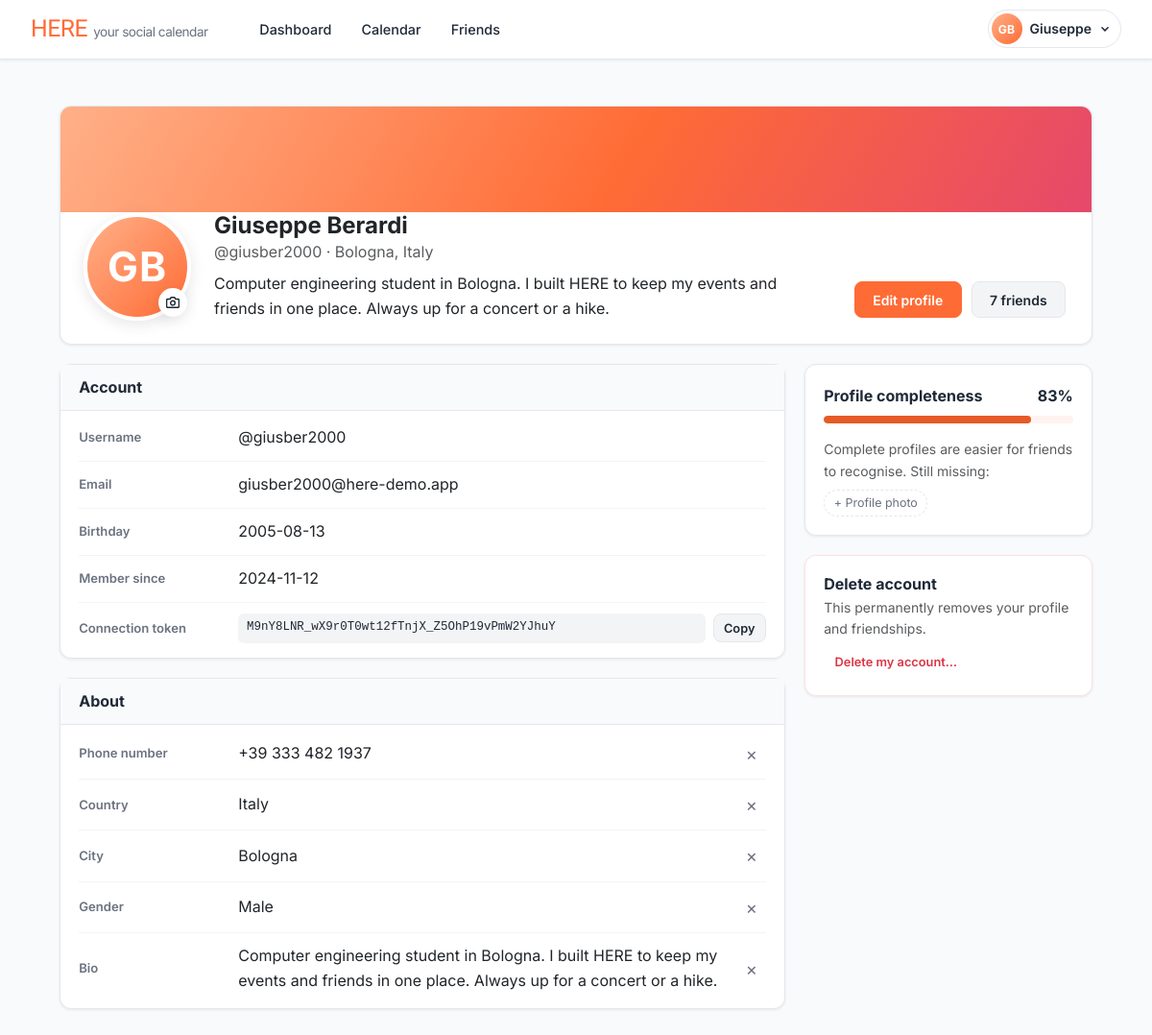
Page /account (signed in) on the committed database.
### tables this page shows
CREATE TABLE user (
    id INTEGER PRIMARY KEY,
    username TEXT NOT NULL UNIQUE,
    FirstName TEXT,
    LastName TEXT,
    birthday DATE,
    email TEXT NOT NULL UNIQUE,
    hash TEXT,
    conn_token VARCHAR(255),
    timestamp DATETIME DEFAULT CURRENT_TIMESTAMP
);

CREATE TABLE user_optional (
   id INTEGER PRIMARY KEY,
     number TEXT UNIQUE,
     nation TEXT,
     city TEXT,
     description TEXT,
     photo TEXT,
     gender TEXT,
     username TEXT UNIQUE
);

### app.py (the view)
@app.route("/account", methods=["GET"])
@login_required
def account():
    informations, optional_informations = load_profile(session["user_id"])
    optional_keys = ["photo", "phone_number", "nation", "city", "description", "gender"]
    missing = [key for key in optional_keys if not optional_informations.get(key)]
    completeness = round(100 * (len(optional_keys) - len(missing)) / len(optional_keys))
    return render_template(
        "account.html",
        informations=informations,
        optional_informations=optional_informations,
        photo_url=avatar_url(optional_informations.get("photo")),
        user_initials=initials(informations["FirstName"], informations["LastName"], informations["username"]),
        friends_count=len(get_friends(session["user_id"])),
        missing=missing,
        completeness=completeness,
    )

### app.py (called while the page is built)
@app.before_request
def enable_foreign_keys():
    db.execute("PRAGMA foreign_keys = ON")

@app.context_processor
def inject_current_user():
    user_id = session.get("user_id")
    if not user_id:
        return {}
    rows = db.execute(
        "SELECT user.username, user.FirstName, user.LastName, user_optional.photo FROM user LEFT JOIN user_optional ON user_optional.id = user.id WHERE user.id = ?",
        user_id
    )
    if not rows:
        return {}
    user = rows[0]
    return {"current_user": {
        "username": user["username"],
        "first_name": user["FirstName"],
        "avatar": avatar_url(user["photo"]),
        "initials": initials(user["FirstName"], user["LastName"], user["username"]),
    }}

def load_profile(user_id):
    informations = dict(db.execute("SELECT * FROM user WHERE id = ?", user_id)[0])
    optional_informations = dict(db.execute("SELECT * FROM user_optional WHERE id = ?", user_id)[0])
    phone_string = optional_informations.pop("number")
    if phone_string:
        optional_informations["prefix"], optional_informations["phone_number"] = split_phonenumber(phone_string)
    else:
        optional_informations["prefix"] = None
        optional_informations["phone_number"] = None
    return informations, optional_informations

### helpers.py (called while the page is built)
def login_required(f):
    @wraps(f)
    def decorated_function(*args, **kwargs):
        if session.get("user_id") is None:
            return redirect("/login")
        return f(*args, **kwargs)
    return decorated_function

def split_phonenumber(phonenumber):
    for prefix in sorted(PREFIXES_NATIONS_MAP, key=len, reverse=True):
        if phonenumber.startswith(prefix + " "):
            return prefix, phonenumber[len(prefix):].strip()
    prefix, _, phone_number = phonenumber.partition(" ")
    return prefix, phone_number

def avatar_url(filename):
    if not filename:
        return None
    return f"/static/profile_images/{filename}"

def initials(first_name, last_name, username=""):
    letters = (first_name or "")[:1] + (last_name or "")[:1]
    return (letters or (username or "?")[:2]).upper()

### templates/account.html (shortened to what this page needs)
{% extends "root.html" %}
{% from "_macros.html" import avatar as avatar_circle %}
{% block main %}
{% set labels = {"photo": "Profile photo", "phone_number": "Phone number", "nation": "Country", "city": "City", "description": "Bio", "gender": "Gender"} %}
<div class="text-start">
    <section class="card profile-hero">
        <div class="profile-hero-cover"></div>
        <div class="profile-hero-body">
            <div class="profile-hero-avatar">
                <a href="/change_informations" class="avatar-edit-link" aria-label="Change profile photo">
                    {{ avatar_circle(photo_url, user_initials, "xl") }}
                    <span class="avatar-edit-badge" aria-hidden="true">
                        <svg width="14" height="14" viewBox="0 0 24 24" fill="none" stroke="currentColor" stroke-width="2.4" stroke-linecap="round" stroke-linejoin="round"><path d="M23 19a2 2 0 0 1-2 2H3a2 2 0 0 1-2-2V8a2 2 0 0 1 2-2h4l2-3h6l2 3h4a2 2 0 0 1 2 2z"/><circle cx="12" cy="13" r="4"/></svg>
                    </span>
                </a>
            </div>
            <div class="profile-hero-info">
                <h1 class="profile-name">{{ informations.FirstName }} {{ informations.LastName }}</h1>
                <div class="text-muted">@{{ informations.username }}
                    {% if optional_informations.city or optional_informations.nation %}
                        · {{ [optional_informations.city, optional_informations.nation] | select | map("title") | join(", ") }}
                    {% endif %}
                </div>
                {% if optional_informations.description %}
                    <p class="profile-bio">{{ optional_informations.description }}</p>
                {% endif %}
            </div>
            <div class="profile-hero-actions">
                <a href="/change_informations" class="btn btn-primary">Edit profile</a>
                <a href="/friends" class="btn btn-secondary">{{ friends_count }} friend{{ '' if friends_count == 1 else 's' }}</a>
            </div>
        </div>
    </section>
    <div class="account-grid">
        <div class="account-main">
            <section class="card">
                <div class="card-header"><h2 class="card-title">Account</h2></div>
                <dl class="detail-list">
                    <div><dt>Username</dt><dd>@{{ informations.username }}</dd></div>
                    <div><dt>Email</dt><dd>{{ informations.email }}</dd></div>
                    <div><dt>Birthday</dt><dd>{{ informations.birthday }}</dd></div>
                    <div><dt>Member since</dt><dd>{{ informations.timestamp[:10] }}</dd></div>
                    <div>
                        <dt>Connection token</dt>
                        <dd class="token-row">
                            <code class="token">{{ informations.conn_token }}</code>
                            <button type="button" class="btn btn-secondary btn-sm m-0" data-copy="{{ informations.conn_token }}">Copy</button>
                        </dd>
                    </div>
                </dl>
            </section>
            <section class="card">
                <div class="card-header"><h2 class="card-title">About</h2></div>
                <dl class="detail-list">
                    {% for key in ["phone_number", "nation", "city", "gender", "description"] %}
                        <div>
                            <dt>{{ labels[key] }}</dt>
                            <dd class="d-flex align-items-center gap-2">
                                {% if optional_informations[key] %}
                                    <span class="flex-grow-1">
                                        {% if key == "phone_number" %}{{ optional_informations.prefix }} {{ optional_informations[key] }}
                                        {% elif key in ["nation", "city"] %}{{ optional_informations[key] | title }}
                                        {% else %}{{ optional_informations[key] }}{% endif %}
                                    </span>
                                    <form action="/delete_information" method="post" class="m-0">
                                        <button type="submit" class="icon-btn" aria-label="Remove {{ labels[key] | lower }}" title="Remove">&times;</button>
                                    </form>
                                {% else %}
                                    <a href="/change_informations" class="text-muted-link">+ Add {{ labels[key] | lower }}</a>
                                {% endif %}
                            </dd>
                        </div>
                    {% endfor %}
                </dl>
            </section>
        </div>
        <aside class="account-side">
            <section class="card card-body">
                <div class="d-flex justify-content-between align-items-baseline">
                    <h2 class="card-title">Profile completeness</h2>
                    <strong>{{ completeness }}%</strong>
                </div>
                <div class="meter mt-2" role="progressbar" aria-valuenow="{{ completeness }}" aria-valuemin="0" aria-valuemax="100">
                    <span style="width: {{ completeness }}%"></span>
                </div>
                {% if missing %}
                    <p class="small text-muted mt-3 mb-2">Complete profiles are easier for friends to recognise. Still missing:</p>
                    <ul class="missing-list">
                        {% for key in missing %}<li><a href="/change_informations">{{ labels[key] }}</a></li>{% endfor %}
                    </ul>
                {% else %}
                    <p class="small text-muted mt-3 mb-0">Your profile is complete — nice work!</p>
                {% endif %}
            </section>
            <section class="card card-body danger-zone">
                <h2 class="card-title mb-1">Delete account</h2>
                <p class="small text-muted mb-2">This permanently removes your profile and friendships.</p>
                <button class="btn btn-ghost btn-sm m-0 text-danger align-self-start" data-bs-toggle="collapse" data-bs-target="#confirmDelete">Delete my account…</button>
            </section>
        </aside>
    </div>
</div>
{% endblock %}

### templates/root.html (shortened to what this page needs)
<!DOCTYPE html>
<html lang="en">
<head>
    <link href="https://cdn.jsdelivr.net/npm/bootstrap@5.3.2/dist/css/bootstrap.min.css" rel="stylesheet">
    <link href="/static/css/styles.css" rel="stylesheet">
</head>
<body>
    {% from "_macros.html" import avatar %}
    <nav class="navbar navbar-expand-md">
        <div class="container-fluid">
            <a class="navbar-brand" href="{{ '/dashboard' if session['user_id'] else '/login' }}">
                HERE
                <span class="brand-sub">your social calendar</span>
            </a>
            <div class="collapse navbar-collapse" id="navbar">
                {% if session["user_id"] and current_user %}
                    <ul class="navbar-nav me-auto ms-md-4 mt-2 mt-md-0 gap-1">
                        <li class="nav-item"><a class="nav-link {{ 'active' if request.path == '/dashboard' }}" href="/dashboard">Dashboard</a></li>
                        <li class="nav-item"><a class="nav-link {{ 'active' if request.path == '/' }}" href="/">Calendar</a></li>
                        <li class="nav-item"><a class="nav-link {{ 'active' if request.path == '/friends' }}" href="/friends">Friends</a></li>
                    </ul>
                    <div class="dropdown mt-2 mt-md-0">
                        <button class="user-menu" type="button" data-bs-toggle="dropdown" aria-expanded="false">
                            {{ avatar(current_user.avatar, current_user.initials, "sm") }}
                            <span class="user-menu-name">{{ current_user.first_name or current_user.username }}</span>
                            <svg width="12" height="12" viewBox="0 0 16 16" fill="currentColor" aria-hidden="true"><path d="M3.2 5.7a1 1 0 0 1 1.4 0L8 9.1l3.4-3.4a1 1 0 1 1 1.4 1.4l-4.1 4.1a1 1 0 0 1-1.4 0L3.2 7.1a1 1 0 0 1 0-1.4z"/></svg>
                        </button>
                    </div>
                {% else %}
                    <ul class="navbar-nav ms-auto mt-2 mt-md-0 gap-1">
                        <li class="nav-item"><a class="nav-link {{ 'active' if request.path == '/login' }}" href="/login">Log In</a></li>
                        <li class="nav-item"><a class="btn btn-primary btn-sm ms-md-2" href="/register">Create account</a></li>
                    </ul>
                {% endif %}
            </div>
        </div>
    </nav>
    {% if self.main() | trim %}
        <main class="container py-5 text-center">
            {% block main %}{% endblock %}
        </main>
    {% endif %}
</body>
</html>

### rows in the picture
user: FirstName "Giuseppe", LastName "Berardi", username "giusber2000", email "giusber2000@here-demo.app", birthday "2005-08-13", timestamp "2024-11-12", conn_token "M9nY8LNR_wX9r0T0wt12fTnjX_Z5OhP19vPmW2YJhuY"
user_optional: description "Computer engineering student in Bologna. I built HERE to keep my events and friends in one place. Always up for a concert or a hike.", nation "Italy" "Bologna", gender "Male" "Computer engineering student in Bologna. I built HERE to keep my events and friends in one place. Always up for a concert or a hike."

### other values in the picture
{{ letters }} "GB GB"
{{ friends_count }} "7"
{{ '' if friends_count == 1 else 's' }} "s"
{{ labels[key] }} "Phone number" "Country" "City" "Gender" "Bio"
{{ optional_informations.prefix }} "+39"
{{ optional_informations[key] }} "333 482 1937"
{{ completeness }} "83"
{{ labels[key] }} "Profile photo"
